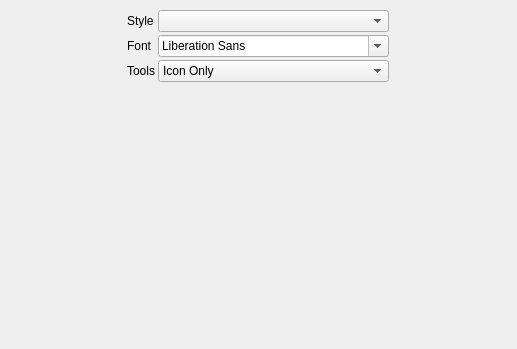
<?xml version="1.0" encoding="UTF-8"?>
<ui version="4.0">
 <class>MainSettingsWidget</class>
 <widget class="QWidget" name="MainSettingsWidget">
  <property name="geometry">
   <rect>
    <x>0</x>
    <y>0</y>
    <width>517</width>
    <height>349</height>
   </rect>
  </property>
  <property name="windowTitle">
   <string>Form</string>
  </property>
  <layout class="QHBoxLayout" name="horizontalLayout">
   <property name="spacing">
    <number>0</number>
   </property>
   <property name="leftMargin">
    <number>3</number>
   </property>
   <property name="topMargin">
    <number>10</number>
   </property>
   <property name="rightMargin">
    <number>3</number>
   </property>
   <property name="bottomMargin">
    <number>0</number>
   </property>
   <item>
    <spacer name="horizontalSpacer_3">
     <property name="orientation">
      <enum>Qt::Horizontal</enum>
     </property>
     <property name="sizeHint" stdset="0">
      <size>
       <width>208</width>
       <height>20</height>
      </size>
     </property>
    </spacer>
   </item>
   <item>
    <layout class="QFormLayout" name="formLayout">
     <property name="formAlignment">
      <set>Qt::AlignHCenter|Qt::AlignTop</set>
     </property>
     <property name="horizontalSpacing">
      <number>3</number>
     </property>
     <property name="verticalSpacing">
      <number>3</number>
     </property>
     <item row="0" column="0">
      <widget class="QLabel" name="label">
       <property name="text">
        <string>Style</string>
       </property>
      </widget>
     </item>
     <item row="0" column="1">
      <widget class="QComboBox" name="styleComboBox"/>
     </item>
     <item row="2" column="0">
      <widget class="QLabel" name="label_2">
       <property name="text">
        <string>Tools</string>
       </property>
      </widget>
     </item>
     <item row="2" column="1">
      <widget class="QComboBox" name="toolsComboBox">
       <item>
        <property name="text">
         <string>Icon Only</string>
        </property>
       </item>
       <item>
        <property name="text">
         <string>Text Only</string>
        </property>
       </item>
       <item>
        <property name="text">
         <string>Text Under Icon</string>
        </property>
       </item>
       <item>
        <property name="text">
         <string>Text Beside Icon</string>
        </property>
       </item>
      </widget>
     </item>
     <item row="1" column="0">
      <widget class="QLabel" name="label_3">
       <property name="text">
        <string>Font</string>
       </property>
      </widget>
     </item>
     <item row="1" column="1">
      <widget class="QFontComboBox" name="fontComboBox"/>
     </item>
    </layout>
   </item>
   <item>
    <spacer name="horizontalSpacer_2">
     <property name="orientation">
      <enum>Qt::Horizontal</enum>
     </property>
     <property name="sizeHint" stdset="0">
      <size>
       <width>208</width>
       <height>20</height>
      </size>
     </property>
    </spacer>
   </item>
  </layout>
 </widget>
 <resources/>
 <connections/>
</ui>
